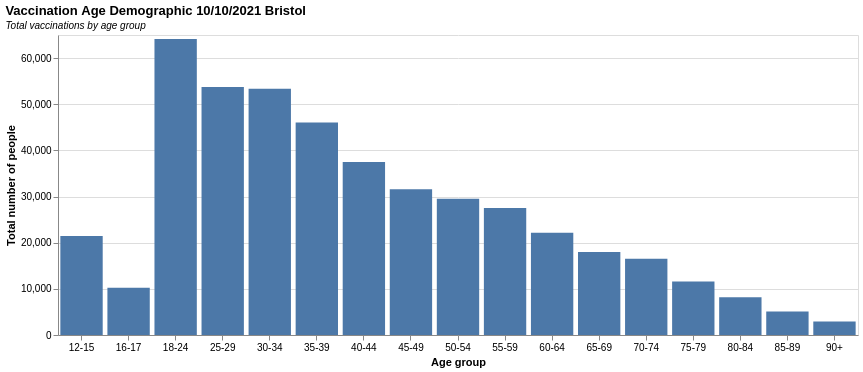

Here is the Vega-Lite specification saved for this chart:
### Vega-Lite specification from a JSON file in a GitHub repository (floating-point values rounded to 4 significant figures)
{"$schema": "https://vega.github.io/schema/vega-lite/v5.json", "description": "Vaccination Age Demographic 10/10/2021", "title": {"text": "Vaccination Age Demographic 10/10/2021 Bristol", "subtitle": "Total vaccinations by age group", "subtitleFontStyle": "italic", "subtitleFontSize": 10, "anchor": "start", "color": "black"}, "height": 300, "width": 800, "data": {"values": [{"a": "12-15", "b": 21429}, {"a": "16-17", "b": 10246}, {"a": "18-24", "b": 64118}, {"a": "25-29", "b": 53733}, {"a": "30-34", "b": 53347}, {"a": "35-39", "b": 46028}, {"a": "40-44", "b": 37477}, {"a": "45-49", "b": 31558}, {"a": "50-54", "b": 29502}, {"a": "55-59", "b": 27535}, {"a": "60-64", "b": 22133}, {"a": "65-69", "b": 17964}, {"a": "70-74", "b": 16541}, {"a": "75-79", "b": 11597}, {"a": "80-84", "b": 8170}, {"a": "85-89", "b": 5082}, {"a": "90+", "b": 2911}]}, "mark": "bar", "encoding": {"x": {"field": "a", "title": "Age group", "type": "nominal", "axis": {"labelAngle": 0}}, "y": {"field": "b", "title": "Total number of people", "type": "quantitative"}}}
